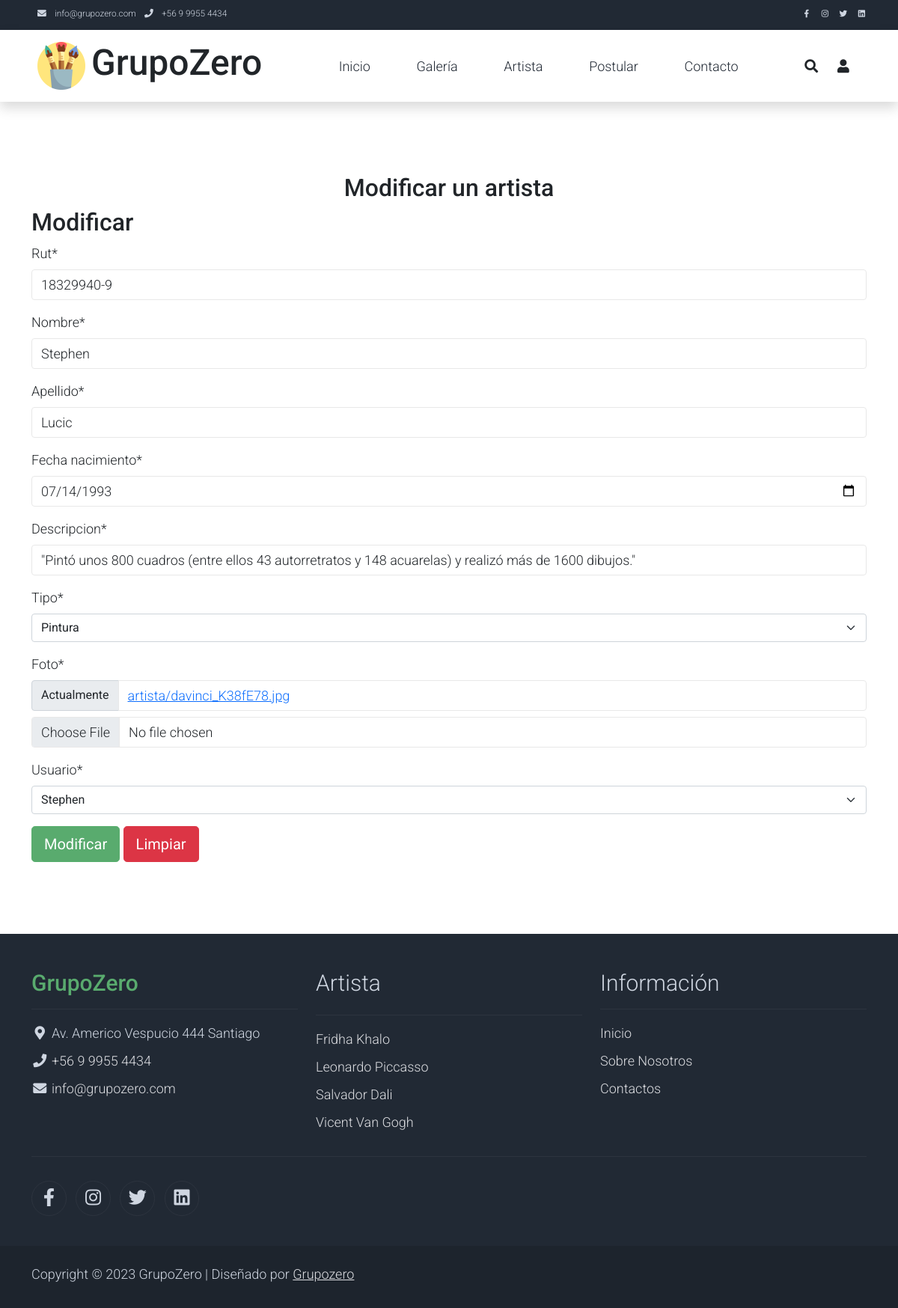
The app's page /modificar_artista/18329940-9/ with its own data.
### appGrupoZero/models.py (models this page shows, shortened)
class Artista(models.Model):
    rut= models.CharField(max_length=10,null=True)
    nombre = models.CharField(max_length=100)
    apellido = models.CharField(max_length=100)
    fecha_nacimiento= models.DateField(null=True)
    descripcion= models.CharField(max_length=400,null=True)
    tipo= models.ForeignKey(Tipo, on_delete=models.CASCADE,null=True)
    foto = models.ImageField(upload_to="artista", null=True)
    usuario = models.ForeignKey(User, on_delete=models.CASCADE, null=True)

class Tipo(models.Model):
    nombre = models.CharField(max_length=100)
    def __str__(self):
        return self.nombre

### appGrupoZero/views.py (the view, shortened to what this page needs)
# urls.py: path('modificar_artista/<rutbuscado>/', modificar_artista, name="modificar_artista"),
def modificar_artista(request,rutbuscado):
    artista = get_object_or_404(Artista, rut=rutbuscado)
    data ={
        'form': ArtistaForm(instance=artista)
    }
    return render(request,"mantenedor/artista/modificar.html",data)

### appGrupoZero/forms.py
class ArtistaForm(forms.ModelForm):
    class Meta:
        model= Artista
        fields= "__all__"
        widgets = {
            "fecha_nacimiento": forms.DateInput(attrs={'type':'date'}, format=('%Y-%m-%d'))
        }

### appGrupoZero/templates/mantenedor/artista/modificar.html (shortened to what this page needs)
{% extends 'base.html' %}
{% load crispy_forms_tags %}
{% block contenido %}
<div class="container py-5">
    <div class="row py-5">
        <div class="text-center">
            <h2>Modificar un artista</h2>
        </div>
        <h2>Modificar</h2>
        <form id="formularioModificar" action="" method="POST" enctype="multipart/form-data">
            {{form | crispy }}
            <button type="submit" class="btn btn-success btn-lg px-3">Modificar</button>
            <button type="reset" class="btn btn-danger btn-lg px-3">Limpiar</button>
        </form>
    </div>
</div>
{% endblock %}

### appGrupoZero/static/assets/css/templatemo.css (style rules this page uses)
body, ul, li, p, a, label, input, div { font-family: 'Roboto', sans-serif; font-size: 18px !important; font-weight: 300 !important; }
.btn-success { background-color: #59ab6e !important; border-color: #56ae6c !important; }
.form-control { border: 1px solid #e8e8e8; }

### records on screen
Artista: rut "18329940-9", nombre "Stephen", apellido "Lucic", fecha_nacimiento "07/14/1993", descripcion "\"Pintó unos 800 cuadros (entre ellos 43 autorretratos y 148 acuarelas) y realizó más de 1600 dibujos.\"", tipo "Pintura", usuario "Stephen"
